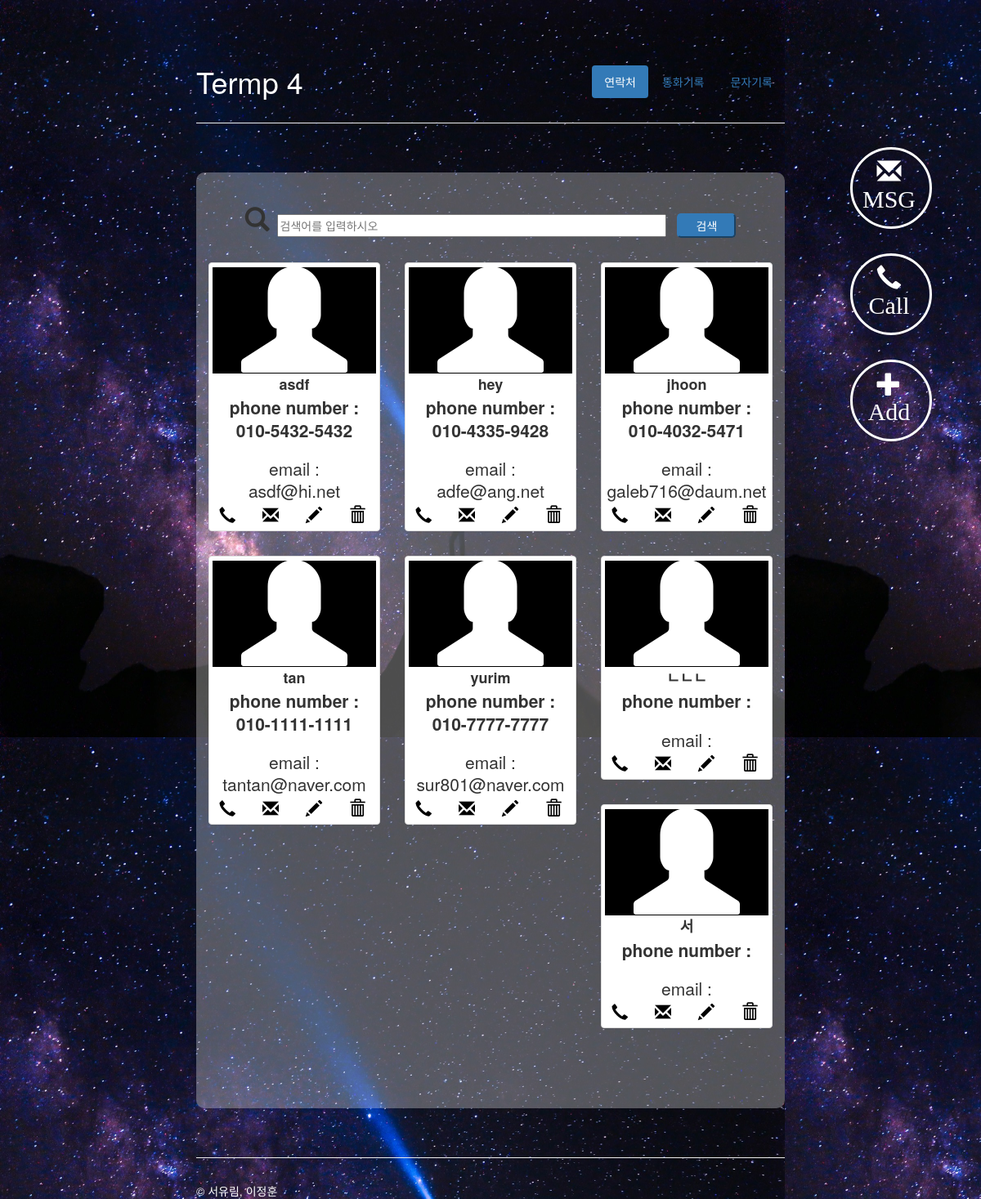
The page / on the database its author committed.
### tables this page shows
CREATE TABLE addressbook (
id integer primary key autoincrement, name text, number text, email text);

### web_sever.py (the view)
@app.route('/', methods = ['POST','GET'])
def main(name=None):
	if(request.method == 'POST'):
		key = request.form['keyword']
		return render_template('searchResult.html',s_person=searchPerson(key))
	else:
		return render_template('main.html', name=name, person=getPerson())

### sql_conn3.py (called while the page is built)
def getConnection():
    return sqlite3.connect('addressbook.db')

def getPerson():
    conn = getConnection()
    curs = conn.cursor()
    sql = "SELECT * FROM addressbook ORDER BY name"
    curs.execute(sql)
    row = curs.fetchall()
    conn.close()
    return row

### templates/main.html (shortened to what this page needs)
<!DOCTYPE html>
<html lang="ko">
  <head>
    <link rel="stylesheet" href="http://maxcdn.bootstrapcdn.com/bootstrap/3.3.7/css/bootstrap.min.css">
    <link rel="stylesheet" href="{{ url_for('static', filename='css/main.css')}}">
  </head>
    <body>
      <div class="floating">
        <div>
          <p><span class="glyphicon glyphicon-envelope" aria-hidden="true" style="font-size: 30px ;color : #ffffff"> MSG</span></p>
        </div>
        <div>
          <p> <a href="{{ url_for('searchResult')}}">  <span class="glyphicon glyphicon-earphone" aria-hidden="true" style=" font-size: 30px;color : #ffffff"> Call</span></a></p>
        </div>
        <div>
          <p> <a href="{{ url_for('addPerson')}}"> <span class="glyphicon glyphicon-plus" aria-hidden="true" onclick = ""; style=" font-size: 30px;color : #ffffff" > Add</span></a></p>
        </div>
      </div>
      <div class="container-narrow">
        <div class="masthead">
          <ul class="nav nav-pills pull-right">
            <li class="active"><a href="#">연락처</a></li>
            <li><a href="{{ url_for('call_hist')}}">통화기록</a></li>
            <li><a href="{{ url_for('sms_hist')}}">문자기록</a></li>
          </ul>
          <h1 class="muted" style= "color : #ffffff">Termp 4</h1>
        </div>
        <hr>
        <div class="jumbotron">
          <form action = "{{ url_for('main') }}" method="POST" style="margin : -7px 0px 30px 0px">
            <span class="glyphicon glyphicon-search" aria-hidden="true" style="font-size: 30px ;"> </span>
            <input type="text" name="keyword" size="60" placeholder="검색어를 입력하시오" style="padding:2px;">
            <input type="submit" name="send" value="검색" id = "search" >
          </form>
          <div class="container">
            <div id="products" class="row list-group">
            {% for p in person %}
            <form action='{{request.path}}' method='POST'">
              <div class="item  col-xs-4 col-lg-4" style="margin-bottom:10px">
                <div class="thumbnail">
                  <span class="glyphicon glyphicon-user" aria-hidden="true"> </span>
                  <div class="caption" style="padding:0px;"">
                    <h4 class="group inner list-group-item-heading" style="font-weight:bold">{{ p[1] }}</h4>
                    <p class="group inner list-group-item-text">
                      <label for number>phone number : <br>
                      {{ p[2] }}
                      </label>
                    </p>
                    <p class="group inner list-group-item-text" style="margin : 0px">
                      email : <br>
                      {{ p[3] }}
                    </p>
                    <p id="side_menu" style="margin:0px">
                      <span class="glyphicon glyphicon-earphone" aria-hidden="true" style="margin-right:27px"></span>
                      <span class="glyphicon glyphicon-envelope" aria-hidden="true" style="margin-right:27px"></span>
                      <span class="glyphicon glyphicon-pencil" aria-hidden="true" style="margin-right:27px"></span>
                      <span class="glyphicon glyphicon-trash" aria-hidden="true" onclick="asking({{(p[2])}})"></span>
                    </p>
                  </div>
                </div>
              </div>
            </form>
            {% endfor %}
            </div>
          </div>
        </div>
        <hr>
        <div class="footer" style="margin-bottom : 30px">
         <p style="color : #ffffff">&copy; 서유림, 이정훈</p>
       </div>
    </div>
  </body>
  </html>

### static/css/main.css (style rules this page uses)
html { padding: 0px; }
body { height: 100%; opacity : 1; padding-top: 60px; background-image: url('../img/bak.jpeg'); background-size: 80% 70%; background-color: rgba( 255, 255, 255, 0.0 ); }
.floating { position: fixed; right: 50%; top: 180px; float: right; margin-right: -45%; text-align:center; width:100px; -webkit-border-radius: 8px; }
.floating div:nth-child(1) { width: 100%; height: 100%; padding: 10px; margin-bottom: 30px; border:3px solid #ffffff; border-radius: 50px; }
.floating div:nth-child(2) { width: 100%; height: 100%; padding: 10px; margin-bottom: 30px; border:3px solid #ffffff; border-radius: 50px; }
.floating div:nth-child(3) { width: 100%; height: 100%; padding: 10px; margin-bottom: 30px; border:3px solid #ffffff; border-radius: 50px; }
.container-narrow { margin: 0 auto; max-width: 60%; height: 1000px }
.container-narrow > hr { margin: 30px 0; }
.jumbotron { background-color: rgba( 255, 255, 255, 0.3 ); margin: 60px 0; text-align: center; border-style: solid 10px; border-radius: 10px 10px }
.glyphicon { margin-right:5px; }
.thumbnail span { font-size: 130px; margin-bottom:5px; color : #ffffff; background-color : #000000; width:100% }
.thumbnail .caption span { cursor: pointer; font-size:20px; background-color: #ffffff; color : #000000; width : 20px }
input#search { border-radius: 5px; border-color: #337ab7; width:10%; height: 30px; color: #fff; margin-left: 10px; background-color: #337ab7; }

### rows shown on the page
addressbook: name "asdf", number "010-5432-5432", email "asdf@hi.net"
addressbook: name "hey", number "010-4335-9428", email "adfe@ang.net"
addressbook: name "jhoon", number "010-4032-5471", email "galeb716@daum.net"
addressbook: name "tan", number "010-1111-1111", email "tantan@naver.com"
addressbook: name "yurim", number "010-7777-7777", email "sur801@naver.com"
addressbook: name "ㄴㄴㄴ"
addressbook: name "서"
